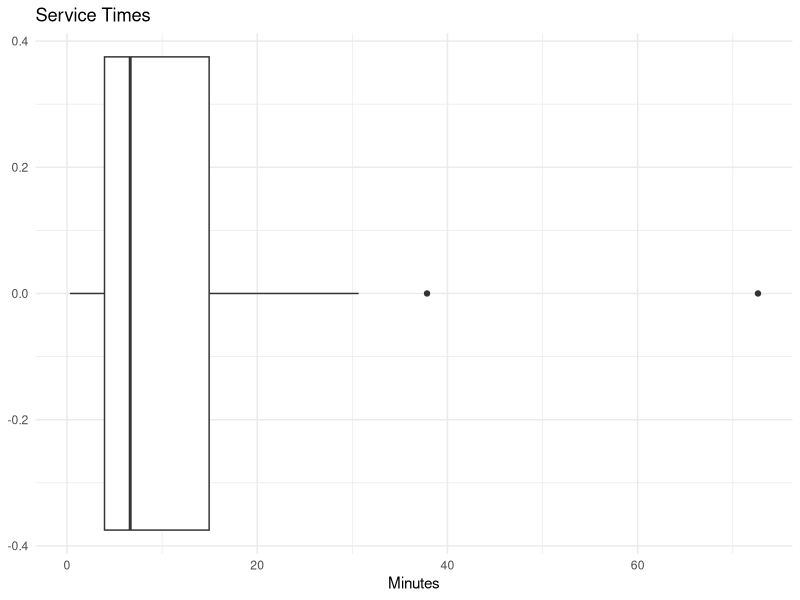
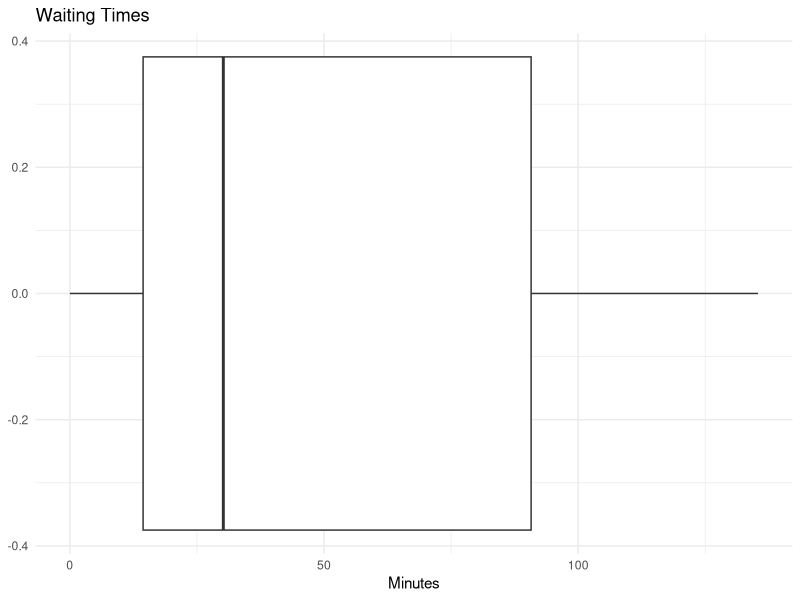
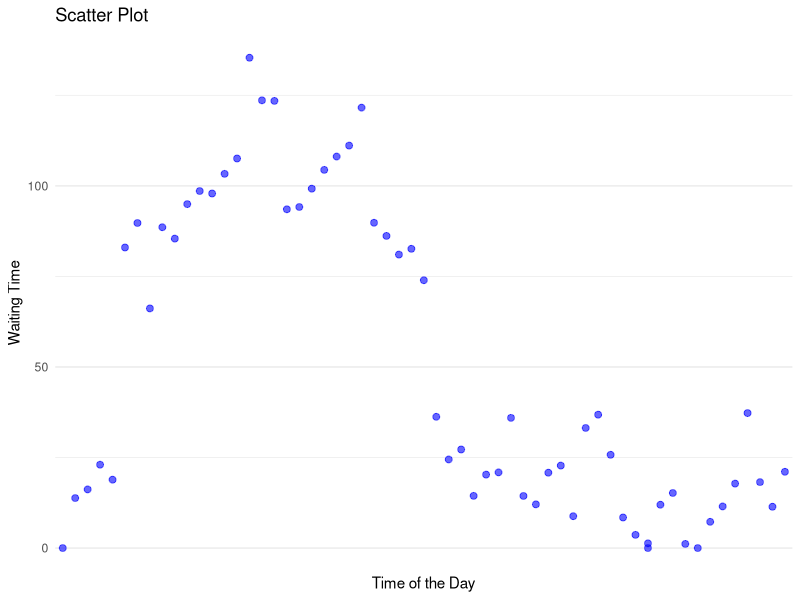
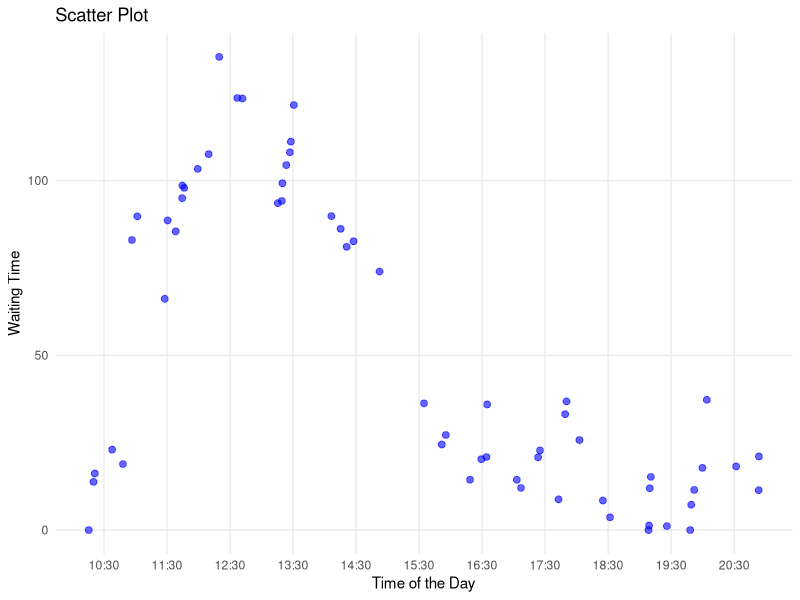
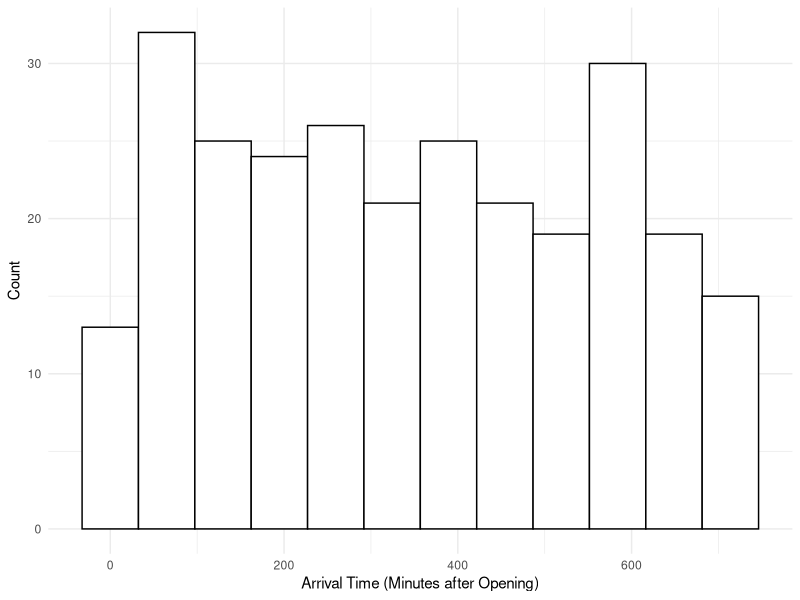
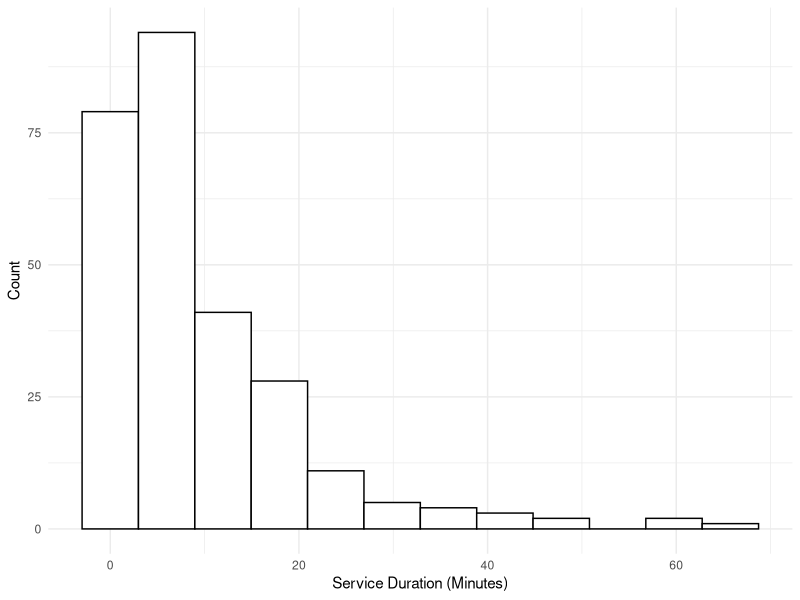
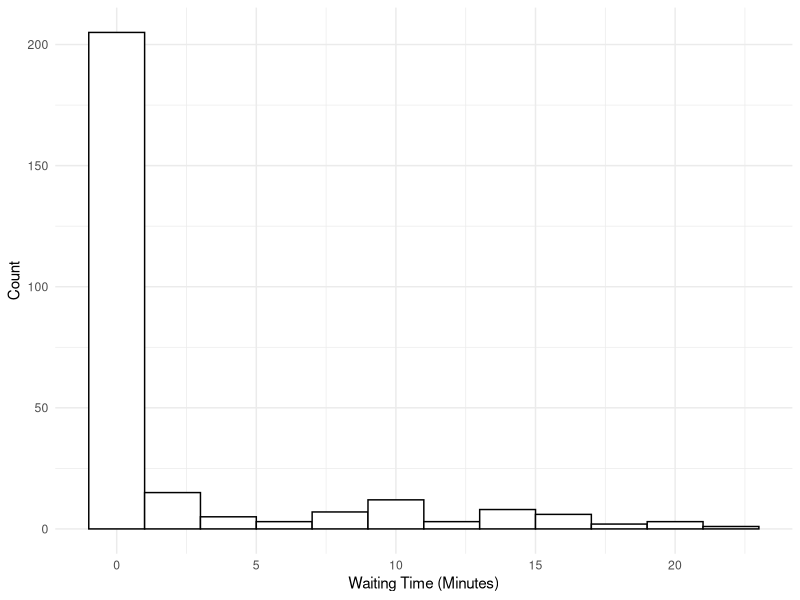
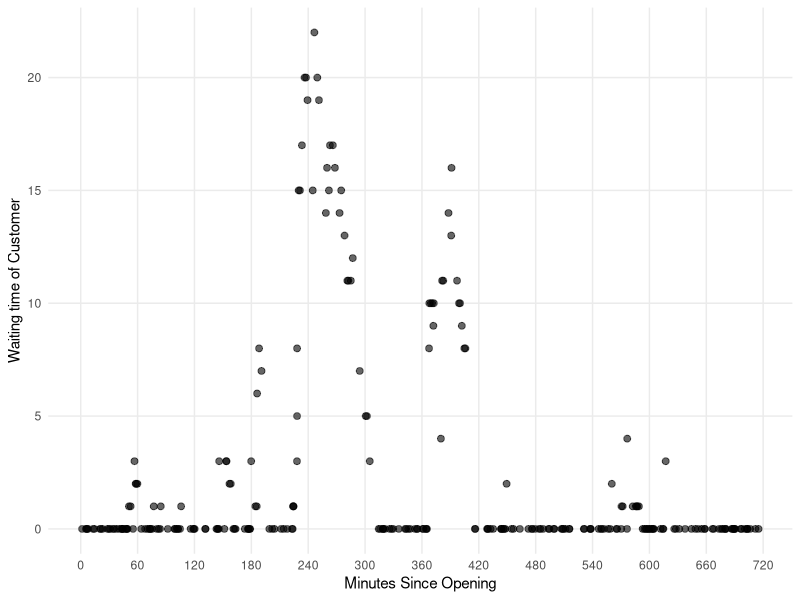

The R script that drew these images, in order:
## ---- chunk 1
library(tidyverse)
library(lubridate)

set.seed(121)

# simulating the arrival times of customers throughout the day

# Poisson process (lambda = 5)
# Tk= arrival time of the kth customer
# Wk= time between the k-1th customer arrival and the kth customer arrival where Wk ~ Pois(lambda)

# set parameter
lambdaA <- 5 # in units: customers per hour
opening_time <- hm("10:00")
closing_time <- hm("22:00")
hours <- hour(closing_time) - hour(opening_time) # operating hours: 10am to 10pm
total_time <- hours*60 # operating hours in minutes
lambdaA <- lambdaA/60 # customers per minute
# converting to minutes because our lambda is low, and we can can get greater precision in analyses this way

n <- ceiling(lambdaA*total_time) # max number of customers the store can have throughout the day

# generate W1,..,Wn (calculating the time between the arrival times of 2 customers)
W_sample <- rexp(n, rate= lambdaA)

# calculate T or the arrival times by summing together the Wi arrival times

T_sample <- numeric(n)

for(i in 1:n) {
  T_sample[i] <- sum(W_sample[1:i])
}

# all possible arrival times of customers throughout the day (X minutes after opening)

# however, the store is only open for 12 hours or 720 minutes so we must get rid of the values that fall outside of the range (go beyond 720)

arrival_times_s1 <- T_sample[T_sample <= total_time]

arrival_times_s1

opening_time + minutes(floor(max(arrival_times_s1)))

## ---- chunk 2
# given the output from above, simulate the serving times of customers before they leave

# notice that service time is modeled by exp(6)
lambdaS <- 6 # customers per hour
lambdaS <- lambdaS/60 # customers per minute 

# simulate customer's service time 
# n= only simulating the service time for those where T_sample <= total_time
service_times_s1 <- rexp(length(arrival_times_s1), rate= lambdaS)

#these are the serving times for each arriving customer before they leave
service_times_s1

## ---- chunk 3
# Start time as POSIXct
start_time <- as.POSIXct("10:00", format = "%H:%M", tz = "UTC")

# Add minutes to the start time

time_of_day <- sapply(arrival_times_s1, function(m) {
  m <- round(m)  # Round to nearest whole number
  new_time <- start_time + (m * 60)  # Add minutes converted to seconds
  format(new_time, "%H:%M")  # Format as "HH:MM"
})

print(time_of_day)
## ---- chunk 4

# determining waiting times

# for each observation (customer), calculate when the service begins and when it ends 
# serving ends = service begins + service time
# service begins: either when the customer walks in, or when the previous customer leaves (assumes there is a waiting time)

# compare this to the arrival time 
# if arrival time > time service ends then wait time = 0
# but if arrival time < service time ends then wait time = time service ends- arrival time 

# variable initialization
waiting_times_s1 <- numeric(length(arrival_times_s1))  # generating times for each customer
service_start <- numeric(length(arrival_times_s1)) 
service_end <- numeric(length(arrival_times_s1))  
current_end <- numeric(0) # service end time for current customer (i)

# iterate over each customer
for (i in 1:length(arrival_times_s1)) {

  # only includes observations where service time > arrival time => which means there is a wait time
  # gets rid of observations where service < arrival time => 0 wait time
  if (length(current_end) > 0) {
    current_end <- current_end[current_end > arrival_times_s1[i]]
  }
  
 if (length(current_end) == 0) {
   # scenario 1: if there is no waiting time, service starts at the customer arrival
    service_start[i] <- arrival_times_s1[i]
  } else {
    # scenario 2: if there is a waiting time, service starts at the end of the previous customer's end time
    previous_end <- service_end[i - 1]
    service_start[i] <- max(arrival_times_s1[i], previous_end)
  }
  
  # update the service end time for current customer by adding when service starts and how long the service takes
  service_end[i] <- service_start[i] + service_times_s1[i]
  
  # add this service end time to current end services
  current_end <- c(current_end , service_end[i])
  
  # update waiting time
  waiting_times_s1[i] <- service_start[i] - arrival_times_s1[i]
}


scen1_sim_results <- data.frame(
  customer = 1:length(arrival_times_s1),
  arrival_time = arrival_times_s1,
  service_length = service_times_s1,
  service_start = service_start,
  service_end = service_end,
  waiting_time = waiting_times_s1,
  time_of_day = time_of_day
)

print(head(scen1_sim_results, 5)) # printing first 5 customers

## ---- chunk 5
# boxplot(service_times, horizontal= TRUE, main= "Service Times", xlab= "Minutes")

scen1_sim_results %>%
  ggplot(aes(x= service_length)) +
  geom_boxplot() +
  labs(
    x= "Minutes",
    title = "Service Times"
  ) +
  theme_minimal()

mean(service_times_s1)

## ---- chunk 6
# boxplot(waiting_times_s1, horizontal= TRUE, main= "Waiting Times", xlab= "Minutes")

mean(waiting_times_s1)

scen1_sim_results %>% 
  ggplot(aes(x= waiting_time)) +
  geom_boxplot() +
  labs(
    x= "Minutes",
    title = "Waiting Times"
  ) +
  theme_minimal()

## ---- chunk 7

#Label for 30 min interval
breaks <- seq(30, 720, by = 30)
labels <- sprintf("%02d:%02d", 10 + breaks %/% 60, breaks %% 60) 

ggplot(scen1_sim_results, aes(x = time_of_day, y = waiting_times_s1)) +
  geom_point(color = "blue", size = 2, alpha = 0.6) +
    scale_x_discrete(
    breaks = breaks, 
    labels = labels
  ) +
  labs(
    title = "Scatter Plot",
    x = "Time of the Day",
    y = "Waiting Time"
  ) +
  theme_minimal()

## ---- chunk 8

library(ggplot2)


# Custom breaks and labels for 30-minute intervals
breaks <- seq(30, 720, by = 60)
labels <- sprintf("%02d:%02d", 10 + breaks %/% 60, breaks %% 60)

# Scatter plot with x-axis as numeric time in minutes
ggplot(scen1_sim_results, aes(x = arrival_times_s1, y = waiting_times_s1)) +
  geom_point(color = "blue", size = 2, alpha = 0.6) +
  scale_x_continuous(
    breaks = breaks, 
    labels = labels
  ) +
  labs(
    title = "Scatter Plot",
    x = "Time of the Day",
    y = "Waiting Time"
  ) +
  theme_minimal()+
  theme(panel.grid.minor = element_blank())

## ---- chunk 9
# first, we generate the arrival times similar in scenario 1
lambdaA <- 24 # per hour
opening_time <- hm("10:00")
closing_time <- hm("22:00")
hours <- hour(closing_time) - hour(opening_time)
total_time <- hours*60 # operating hours in minutes
lambdaA <- lambdaA/60 # per minute
num_chefs = 2

n <- ceiling(lambdaA*total_time) # max number of customers
W_sample <- rexp(n, rate= lambdaA)
T_sample <- numeric(n)

for(i in 1:n) {
  T_sample[i] <- sum(W_sample[1:i])
}

arrival_times <- T_sample[T_sample <= total_time]

# next, we generate the service times similar to scenario 1
# make a function to do this
calc_service_times <- function(arrivals, chefs) {
  # Ensure rate is per unit time
  minute_rate = (3*chefs) / 60
  services = rexp(length(arrivals), rate = minute_rate)
  return(services) # in minutes
}
# if we only have one chef
service_times <- calc_service_times(arrivals = arrival_times, chefs = num_chefs)
## ---- chunk 10

tables <- 5
arrival_times_temp <- arrival_times

# number of people in line each minute
queue_size_history <- numeric(total_time)

# number of tables occupied each minute
occupied_tables_history <- rep(0, total_time)

# timer to track remaining waiting time for each table in the restaurant
# each element is one table in the restaurant
# -1 means empty
# otherwise, number of remaining service minutes
tables_timer <- rep(-1, tables)

# the amount of minutes each customer of that day waited
waiting_times <- numeric(0)

# the arrival_times indices of the people currently in line
# in order to know how long their eventual service time will be
queue <- numeric(0)

# an internal counter separate from the time
customers_entered <- 0
for (i in 1:total_time) {
  occupied_tables_history[i+1] = occupied_tables_history[i]
  
  # update the waiting timer for all occupied tables
  tables_timer[tables_timer > 0] <- tables_timer[tables_timer > 0] - 1
  # update the number of available tables in the next minute
  # based on the number of tables who have finished timers
  occupied_tables_history[i+1] = occupied_tables_history[i+1] - sum(tables_timer == 0)
  # mark the finished tables as available tables for the next minute
  tables_timer[tables_timer == 0] <- tables_timer[tables_timer == 0] - 1
  
  # has the next customer arrived?
  if(length(arrival_times_temp) > 0){
    if(arrival_times_temp[1] < i) {
      # if so, add them to the back of the queue
      queue = c(queue, as.integer(customers_entered+1)) # add 1 for 1-indexing
      # remove the 1st element of arrival_times
      arrival_times_temp = arrival_times_temp[-1]
      # start the waiting timer for this customer by appending 0
      waiting_times = c(waiting_times, 0)
      
      customers_entered = customers_entered + 1
    }
  }
  # are any tables currently open and there is a person in line?
  if(occupied_tables_history[i+1] < tables & length(queue) > 0) {
    # if so, then seat the first person in line
    # at the first available table
    for (j in 1:tables) {
      if(tables_timer[j] == -1) {
        # queue[1] has the customer index of the first person in line
        tables_timer[j] = round(service_times[queue[1]])
        break
      }
    }
    # the next minute there will be one more occupied table
    occupied_tables_history[i+1] = occupied_tables_history[i+1] + 1
    # remove the first person in the queue
    queue = queue[-1]
  }
  # update the waiting time for each person in the queue
  for (customer_index in queue) {
    waiting_times[customer_index] = waiting_times[customer_index] + 1
  }
  # keep track of how long the line is at each minute
  queue_size_history[i] = length(queue)
}

occupied_tables_history <- occupied_tables_history[-1]

## ---- chunk 11
scen2_sim_results_by_customer <- data.frame(
  customer = 1:length(arrival_times),
  arrival_time = arrival_times,
  service_length = service_times,
  waiting_time = waiting_times
)

## ---- chunk 12
scen2_sim_results_by_minute <- data.frame(
  minutes_since_opening = 1:total_time,
  time_of_day = I(lapply(1:total_time, function(i) opening_time + minutes(i))),
  queue_size = queue_size_history,
  occupied_tables = occupied_tables_history
)

## ---- chunk 13


scen2_sim_results_by_customer |>
  ggplot(aes(x = arrival_time)) +
  geom_histogram(bins = 12, color = "black", fill = "white") +
  labs(
    x = "Arrival Time (Minutes after Opening)",
    y = "Count"
  ) +
  theme_minimal()

scen2_sim_results_by_customer |>
  ggplot(aes(x = service_length)) +
  geom_histogram(bins = 12, color = "black", fill = "white") +
  labs(
    x = "Service Duration (Minutes)",
    y = "Count"
  ) +
  theme_minimal()

scen2_sim_results_by_customer |>
  ggplot(aes(x = waiting_time)) +
  geom_histogram(bins = 12, color = "black", fill = "white") +
  labs(
    x = "Waiting Time (Minutes)",
    y = "Count"
  ) +
  theme_minimal()

scen2_sim_results_by_customer |>
  ggplot(aes(x = arrival_time, y = waiting_time)) +
  geom_point(size = 2, alpha = 0.6) +
  scale_x_continuous(breaks = seq(0, total_time, by = 60)) +
  labs(
    x = "Minutes Since Opening",
    y = "Waiting time of Customer"
  ) +
  theme_minimal() +
  theme(panel.grid.minor = element_blank())


scen2_sim_results_by_minute |>
  ggplot(aes(x = minutes_since_opening, y = queue_size)) +
  geom_line() +
  scale_y_continuous(breaks = seq(1, max(queue_size_history), by = 1)) +
  scale_x_continuous(breaks = seq(0, total_time, by = 60)) +
  labs(
    x = "Minutes Since Opening",
    y = "Queue Length"
  ) +
  theme_minimal() +
  theme(panel.grid.minor = element_blank())

scen2_sim_results_by_minute |>
  ggplot(aes(x = minutes_since_opening, y = occupied_tables)) +
  geom_area(fill = "lightblue") +
  geom_line() +
  scale_y_continuous(breaks = seq(1, tables, by = 1)) +
  scale_x_continuous(breaks = seq(0, total_time, by = 60)) +
  labs(
    x = "Minutes Since Opening",
    y = "Number of Tables Occupied"
  ) +
  theme_minimal() +
  theme(panel.grid.minor = element_blank())

## ---- chunk 14

# assumption of five tables and 3 chefs

# setting number of chefs to a certain number
# chefs <- 3
# meal <- 50 #50 dollars per meal
# wage <- 12*40 #40 dollars per hour for 12 hrs of work
# revenue <- total_customers * meal
# costs <- wage*chefs
# profit <- revenue - costs
# profit

# only including customers who are waiting for less than 30 mins because will leave the line if wait time is greater than that amount 

filtered_customers <- which(waiting_times < 30) 
total_customers <- length(filtered_customers)
total_customers

meal <- 50 #50 dollars per meal
wage <- 12*40 #40 dollars per hour for 12 hrs of work

profit_table <- data.frame(
  Chefs = integer(),
  Revenue = numeric(),
  Costs = numeric(),
  Profit = numeric()
) 

# if people get mad, the meal will only be 25 because they are mad

for (chefs in 1:10) {

  revenue <- total_customers * meal

  # Calculate costs (wage per chef * number of chefs)
  costs <- wage * chefs

  # Calculate profit
  profit <- revenue - costs

  profit_table <- rbind(profit_table, data.frame(Chefs = chefs, Revenue = revenue, Costs = costs, Profit = profit))

}

print(profit_table)

profit_table

## ---- chunk 15

profit_table %>%
  ggplot(aes(x = Chefs, y = Profit)) +
  geom_line() +
  scale_x_continuous(breaks = seq(1, 10, 1))+
  labs(
    x= "Number of Chefs",
    y= "Profit",
    title= "Number of Chefs versus Profit"
  ) +
  theme_minimal()

## ---- chunk 16
simulate_differential_arrival_times <- function(
    lunch_peak_start,lunch_peak_end,
    dinner_peak_start, dinner_peak_end,
    lambda_down, lambda_peak, total_time
) {
  # Convert arrival rates to per minute
  rate_down <- lambda_down / 60
  rate_peak <- lambda_peak / 60
  
  # Convert peak times to minutes from opening
  lunch_peak_start_min <- as.numeric(as.duration(lunch_peak_start - opening_time), units = "minutes")
  lunch_peak_end_min <- as.numeric(as.duration(lunch_peak_end - opening_time), units = "minutes")
  
  dinner_peak_start_min <- as.numeric(as.duration(dinner_peak_start - opening_time), units = "minutes")
  dinner_peak_end_min <- as.numeric(as.duration(dinner_peak_end - opening_time), units = "minutes")
  
  # Initialize list to store arrival times
  arrival_times <- numeric()
  current_time <- 0  # Start at 0 minutes (opening time)
  
  # Generate arrival times
  while (current_time < total_time) {
    # Determine the arrival rate based on current time
    if ((current_time >= lunch_peak_start_min && current_time < lunch_peak_end_min) ||
        (current_time >= dinner_peak_start_min && current_time < dinner_peak_end_min)) {
      arrival_rate <- rate_peak  # Peak time rate
    } else {
      arrival_rate <- rate_down  # Downtime rate
    }
    
    # Generate the next interarrival time from the exponential distribution
    next_arrival <- rexp(1, arrival_rate)
    
    # Update the current time
    current_time <- current_time + next_arrival
    
    # If within the operating hours, add the arrival time to the list
    if (current_time < total_time) {
      arrival_times <- c(arrival_times, current_time)
    }
  }
  
  # Return arrival_times
  return(arrival_times)
}

arrival_times <- simulate_differential_arrival_times(
  lunch_peak_start = hm("12:00"),
  lunch_peak_end = hm("14:00"), 
  dinner_peak_start = hm("18:00"),
  dinner_peak_end = hm("20:00"), 
  lambda_down = 6, lambda_peak = 60, total_time = total_time)

ggplot(data = data.frame(arrival_times), aes(x = arrival_times)) +
  geom_histogram(binwidth = 10, fill = "blue", color = "black", alpha = 0.7) +
  labs(
    title = "Histogram of Customer Arrival Times",
    x = "Time of Day (Hours)",
    y = "Number of Arrivals"
  ) +
  scale_x_continuous(
    breaks = seq(0, 720, by = 30)
  ) +
  theme_minimal()
## ---- chunk 17

restaurant_sim <- function(arrivals, chefs, tables, minutes) {
  # calculate service times
  service_times = rexp(length(arrivals), rate = (3*chefs) / 60)
  
  # set up tracking
  arrival_times_temp <- arrival_times
  
  queue_size_history <- numeric(total_time)
  
  # number of tables occupied each minute
  occupied_tables_history <- rep(0, total_time)
  
  # timer to track remaining waiting time for each table in the restaurant
  # each element is one table in the restaurant
  # -1 means empty
  # otherwise, number of remaining service minutes
  tables_timer <- rep(-1, tables)
  
  # the amount of minutes each customer of that day waited
  waiting_times <- numeric(0)
  
  # the arrival_times indices of the people currently in line
  # in order to know how long their eventual service time will be
  queue <- numeric(0)
  
  # an internal counter separate from the time
  customers_entered <- 0
  
  # iterate through the day
  for (i in 1:total_time) {
    occupied_tables_history[i+1] = occupied_tables_history[i]
    
    # update the waiting timer for all occupied tables
    tables_timer[tables_timer > 0] <- tables_timer[tables_timer > 0] - 1
    # update the number of available tables in the next minute
    # based on the number of tables who have finished timers
    occupied_tables_history[i+1] = occupied_tables_history[i+1] - sum(tables_timer == 0)
    # mark the finished tables as available tables for the next minute
    tables_timer[tables_timer == 0] <- tables_timer[tables_timer == 0] - 1
    
    # has the next customer arrived?
    if(length(arrival_times_temp) > 0){
      if(arrival_times_temp[1] < i) {
        # if so, add them to the back of the queue
        queue = c(queue, as.integer(customers_entered+1)) # add 1 for 1-indexing
        # remove the 1st element of arrival_times
        arrival_times_temp = arrival_times_temp[-1]
        # start the waiting timer for this customer by appending 0
        waiting_times = c(waiting_times, 0)
        
        customers_entered = customers_entered + 1
      }
    }
    # are any tables currently open and there is a person in line?
    if(occupied_tables_history[i+1] < tables & length(queue) > 0) {
      # if so, then seat the first person in line
      # at the first available table
      for (j in 1:tables) {
        if(tables_timer[j] == -1) {
          # queue[1] has the customer index of the first person in line
          tables_timer[j] = round(service_times[queue[1]])
          break
        }
      }
      # the next minute there will be one more occupied table
      occupied_tables_history[i+1] = occupied_tables_history[i+1] + 1
      # remove the first person in the queue
      queue = queue[-1]
    }
    # update the waiting time for each person in the queue
    for (customer_index in queue) {
      waiting_times[customer_index] = waiting_times[customer_index] + 1
    }
    # keep track of how long the line is at each minute
    queue_size_history[i] = length(queue)
  }
  
  occupied_tables_history <- occupied_tables_history[-1]
  
  # calculate outputs (the things we actually care about) from the simulation
  
  # average waiting time across all customers
  avg_waiting_time <- mean(waiting_times)
  # number of customers who waited >30 minutes (and made us less money)
  long_waits <- length(waiting_times[waiting_times > 30])
  # average queue length throughout the day
  avg_queue_length <- mean(queue_size_history)
  # maximum queue length that day
  max_queue_length <- max(queue_size_history)
  # average table occupancy in the restaurant
  avg_tables_occupied <- mean(occupied_tables_history)
  
  # return all of it, as a data frame with one row
  sim_output <- data.frame(
    avg_waiting_time = avg_waiting_time,
    long_waits = long_waits,
    avg_queue_length = avg_queue_length,
    max_queue_length = max_queue_length,
    avg_tables_occupied = avg_tables_occupied
  )
  return(sim_output)
}

num_chefs <- 2
num_tables <- 5
total_time <- 720

df <- numeric(5)
for(i in 1:100) {
  arrival_times <- simulate_differential_arrival_times(
  lunch_peak_start = hm("12:00"),
  lunch_peak_end = hm("14:00"), 
  dinner_peak_start = hm("18:00"),
  dinner_peak_end = hm("20:00"), 
  lambda_down = 6, lambda_peak = 60, total_time = total_time)
  df <- rbind(df, restaurant_sim(arrival_times, num_chefs, num_tables, total_time))
}

df <- df[-1, ]

summary <- data.frame(
  Mean = apply(df, 2, mean),
  Variance = apply(df, 2, var)
)

summary
